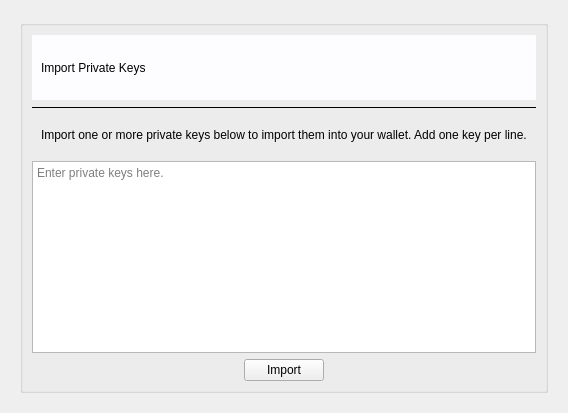
         <widget class="QWidget" name="import_page">
          <layout class="QGridLayout" name="gridLayout_62">
           <item row="0" column="0">
            <widget class="QFrame" name="frame_43">
             <property name="frameShape">
              <enum>QFrame::NoFrame</enum>
             </property>
             <property name="frameShadow">
              <enum>QFrame::Raised</enum>
             </property>
             <layout class="QGridLayout" name="gridLayout_63">
              <item row="0" column="0">
               <widget class="QGroupBox" name="groupBox_13">
                <property name="title">
                 <string/>
                </property>
                <layout class="QGridLayout" name="gridLayout_64">
                 <item row="1" column="0">
                  <widget class="Line" name="line_15">
                   <property name="frameShadow">
                    <enum>QFrame::Plain</enum>
                   </property>
                   <property name="orientation">
                    <enum>Qt::Horizontal</enum>
                   </property>
                  </widget>
                 </item>
                 <item row="2" column="0">
                  <widget class="QFrame" name="frame_52">
                   <property name="minimumSize">
                    <size>
                     <width>0</width>
                     <height>40</height>
                    </size>
                   </property>
                   <property name="maximumSize">
                    <size>
                     <width>16777215</width>
                     <height>40</height>
                    </size>
                   </property>
                   <property name="styleSheet">
                    <string notr="true">border-radius:3px;
QFrame#frame_52{border-radius: 3px;}
</string>
                   </property>
                   <property name="frameShape">
                    <enum>QFrame::NoFrame</enum>
                   </property>
                   <property name="frameShadow">
                    <enum>QFrame::Raised</enum>
                   </property>
                   <layout class="QGridLayout" name="gridLayout_73">
                    <property name="topMargin">
                     <number>0</number>
                    </property>
                    <property name="bottomMargin">
                     <number>0</number>
                    </property>
                    <item row="0" column="0">
                     <widget class="QLabel" name="label_34">
                      <property name="styleSheet">
                       <string notr="true">font: 16pt 'Helvetica';
background-color: rgba(255, 255, 255, 0);
</string>
                      </property>
                      <property name="text">
                       <string>Import one or more private keys below to import them into your wallet. Add one key per line.</string>
                      </property>
                      <property name="indent">
                       <number>0</number>
                      </property>
                     </widget>
                    </item>
                   </layout>
                  </widget>
                 </item>
                 <item row="0" column="0">
                  <widget class="QFrame" name="frame_44">
                   <property name="minimumSize">
                    <size>
                     <width>0</width>
                     <height>65</height>
                    </size>
                   </property>
                   <property name="maximumSize">
                    <size>
                     <width>16777215</width>
                     <height>65</height>
                    </size>
                   </property>
                   <property name="styleSheet">
                    <string notr="true">background-color: rgb(253, 253, 255);
font: 24pt &quot;Helvetica&quot;;</string>
                   </property>
                   <property name="frameShape">
                    <enum>QFrame::NoFrame</enum>
                   </property>
                   <property name="frameShadow">
                    <enum>QFrame::Raised</enum>
                   </property>
                   <layout class="QGridLayout" name="gridLayout_65">
                    <item row="0" column="0">
                     <widget class="QLabel" name="label_33">
                      <property name="text">
                       <string>Import Private Keys</string>
                      </property>
                     </widget>
                    </item>
                   </layout>
                  </widget>
                 </item>
                 <item row="4" column="0">
                  <widget class="QTextEdit" name="import_text">
                   <property name="toolTip">
                    <string>Add keys here, one per line.</string>
                   </property>
                   <property name="placeholderText">
                    <string>Enter private keys here.</string>
                   </property>
                  </widget>
                 </item>
                 <item row="5" column="0" alignment="Qt::AlignHCenter">
                  <widget class="QPushButton" name="import_keys_btn">
                   <property name="text">
                    <string>Import</string>
                   </property>
                  </widget>
                 </item>
                </layout>
               </widget>
              </item>
             </layout>
            </widget>
           </item>
          </layout>
         </widget>
